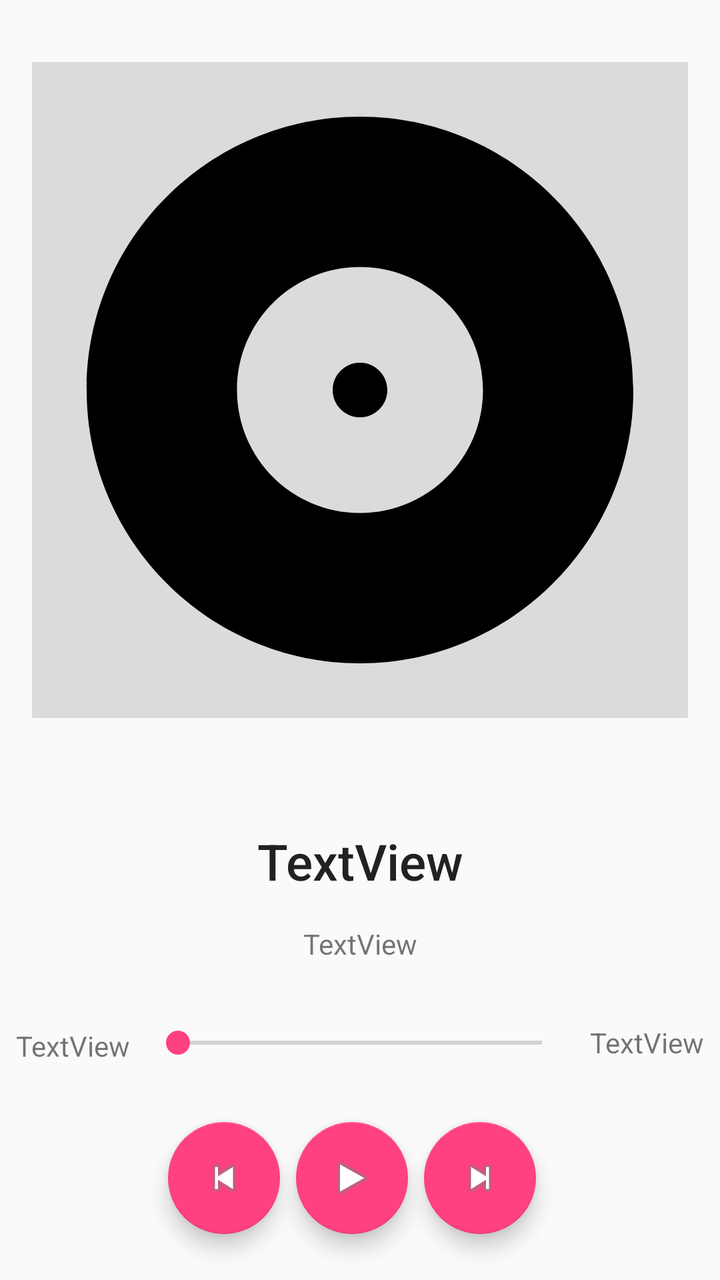
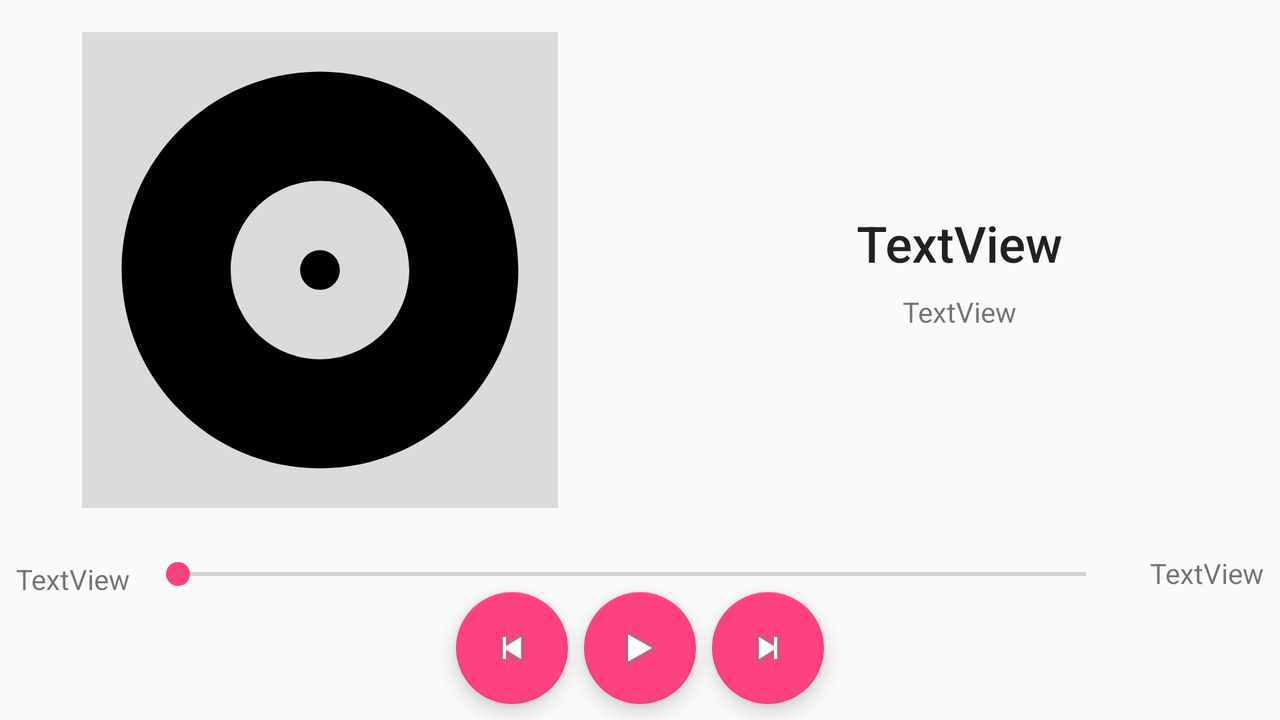

First picture: res/layout/ on a phone held upright. Second picture: the repository's own variant of that layout, on a device whose configuration matches the variant's folder. Source for both follows.
<!-- AndroidManifest.xml: application theme AppTheme -->
<!-- res/layout/fragment_player.xml -->
<?xml version="1.0" encoding="utf-8"?>
<android.support.constraint.ConstraintLayout xmlns:android="http://schemas.android.com/apk/res/android"
    xmlns:app="http://schemas.android.com/apk/res-auto"
    xmlns:tools="http://schemas.android.com/tools"
    android:id="@+id/cly_background_player"
    android:layout_width="match_parent"
    android:layout_height="match_parent">


    <ImageView
        android:id="@+id/img_ply_cover"
        android:layout_width="0dp"
        android:layout_height="0dp"
        android:layout_margin="16dp"
        android:background="#73b4b4b4"
        android:src="@drawable/ic_album_black_24dp"
        app:layout_constraintBottom_toTopOf="@+id/txv_ply_song"
        app:layout_constraintDimensionRatio="1:1"
        app:layout_constraintEnd_toEndOf="parent"
        app:layout_constraintStart_toStartOf="parent"
        app:layout_constraintTop_toTopOf="parent" />


    <android.support.design.widget.FloatingActionButton
        android:id="@+id/fb_ply_play"
        android:layout_width="wrap_content"
        android:layout_height="wrap_content"
        android:layout_marginBottom="8dp"
        android:layout_marginTop="8dp"
        android:clickable="true"
        android:src="@android:drawable/ic_media_play"
        app:layout_constraintBottom_toBottomOf="parent"
        app:layout_constraintEnd_toStartOf="@+id/fb_ply_next"
        app:layout_constraintHorizontal_bias="0.5"
        app:layout_constraintStart_toEndOf="@+id/fb_ply_prev"
        app:layout_constraintTop_toBottomOf="@+id/skb_second_song" />

    <android.support.design.widget.FloatingActionButton
        android:id="@+id/fb_ply_next"
        android:layout_width="wrap_content"
        android:layout_height="wrap_content"
        android:layout_marginEnd="8dp"
        android:layout_marginStart="8dp"
        android:clickable="true"
        android:src="@android:drawable/ic_media_next"
        app:layout_constraintBottom_toBottomOf="@+id/fb_ply_play"
        app:layout_constraintEnd_toEndOf="parent"
        app:layout_constraintStart_toEndOf="@+id/fb_ply_play"
        app:layout_constraintTop_toTopOf="@+id/fb_ply_play" />

    <android.support.design.widget.FloatingActionButton
        android:id="@+id/fb_ply_prev"
        android:layout_width="wrap_content"
        android:layout_height="wrap_content"
        android:layout_marginEnd="8dp"
        android:clickable="true"
        android:src="@android:drawable/ic_media_previous"
        app:layout_constraintBottom_toBottomOf="@+id/fb_ply_play"
        app:layout_constraintEnd_toStartOf="@+id/fb_ply_play"
        app:layout_constraintHorizontal_bias="0.5"
        app:layout_constraintHorizontal_chainStyle="packed"
        app:layout_constraintStart_toStartOf="parent"
        app:layout_constraintTop_toTopOf="@+id/fb_ply_play" />

    <SeekBar
        android:id="@+id/skb_second_song"
        android:layout_width="0dp"
        android:layout_height="wrap_content"
        android:layout_marginBottom="8dp"
        android:layout_marginEnd="8dp"
        android:layout_marginStart="8dp"
        android:layout_marginTop="8dp"
        android:max="100"
        android:progress="0"
        app:layout_constraintBottom_toTopOf="@+id/fb_ply_play"
        app:layout_constraintEnd_toStartOf="@+id/txv_end_second"
        app:layout_constraintStart_toEndOf="@+id/txv_init_second"
        app:layout_constraintTop_toBottomOf="@+id/txv_ply_artist" />

    <TextView
        android:id="@+id/txv_ply_song"
        android:layout_width="wrap_content"
        android:layout_height="wrap_content"
        android:layout_marginEnd="8dp"
        android:layout_marginStart="8dp"
        android:layout_marginTop="24dp"

        android:ellipsize="marquee"
        android:focusable="true"
        android:focusableInTouchMode="true"
        android:marqueeRepeatLimit="marquee_forever"
        android:singleLine="true"

        android:text="TextView"
        android:textAppearance="@style/TextAppearance.AppCompat.Title"
        android:textSize="25sp"
        app:layout_constraintBottom_toTopOf="@+id/txv_ply_artist"
        app:layout_constraintEnd_toEndOf="parent"
        app:layout_constraintStart_toStartOf="parent"
        app:layout_constraintTop_toBottomOf="@+id/img_ply_cover" />

    <TextView
        android:id="@+id/txv_ply_artist"
        android:layout_width="wrap_content"
        android:layout_height="wrap_content"
        android:layout_marginBottom="8dp"
        android:layout_marginEnd="8dp"
        android:layout_marginStart="8dp"

        android:ellipsize="marquee"
        android:focusable="true"
        android:focusableInTouchMode="true"
        android:marqueeRepeatLimit="marquee_forever"
        android:singleLine="true"

        android:text="TextView"
        app:layout_constraintBottom_toTopOf="@+id/skb_second_song"
        app:layout_constraintEnd_toEndOf="parent"
        app:layout_constraintStart_toStartOf="parent"
        app:layout_constraintTop_toBottomOf="@+id/txv_ply_song" />

    <TextView
        android:id="@+id/txv_init_second"
        android:layout_width="wrap_content"
        android:layout_height="16dp"
        android:layout_marginStart="8dp"
        android:text="TextView"
        app:layout_constraintBottom_toTopOf="@+id/fb_ply_prev"
        app:layout_constraintStart_toStartOf="parent"
        app:layout_constraintTop_toBottomOf="@+id/txv_ply_artist" />

    <TextView
        android:id="@+id/txv_end_second"
        android:layout_width="wrap_content"
        android:layout_height="wrap_content"
        android:layout_marginEnd="8dp"
        android:text="TextView"
        app:layout_constraintBottom_toTopOf="@+id/fb_ply_next"
        app:layout_constraintEnd_toEndOf="parent"
        app:layout_constraintTop_toBottomOf="@+id/txv_ply_artist" />

    <ImageView
        android:id="@+id/img_shuffle_player"
        android:layout_width="wrap_content"
        android:layout_height="wrap_content"
        android:layout_marginBottom="8dp"
        android:layout_marginEnd="8dp"
        android:layout_marginTop="8dp"
        android:src="@drawable/ic_action_shuffle"
        app:layout_constraintBottom_toBottomOf="@+id/fb_ply_next"
        app:layout_constraintEnd_toEndOf="parent"
        app:layout_constraintStart_toEndOf="@+id/fb_ply_next"
        app:layout_constraintTop_toTopOf="@+id/fb_ply_next" />

</android.support.constraint.ConstraintLayout>
<!-- resources referenced by this layout -->
<resources>
  <!-- drawable ic_album_black_24dp (drawable) -->
  <vector android:height="1080dp" android:viewportHeight="24.0"
      android:viewportWidth="24.0" android:width="1080dp" xmlns:android="http://schemas.android.com/apk/res/android">
      <path android:fillColor="#FF000000" android:pathData="M12,2C6.48,2 2,6.48 2,12s4.48,10 10,10 10,-4.48 10,-10S17.52,2 12,2zM12,16.5c-2.49,0 -4.5,-2.01 -4.5,-4.5S9.51,7.5 12,7.5s4.5,2.01 4.5,4.5 -2.01,4.5 -4.5,4.5zM12,11c-0.55,0 -1,0.45 -1,1s0.45,1 1,1 1,-0.45 1,-1 -0.45,-1 -1,-1z" />
  </vector>
  <!-- from res/values-v21/ -->
  <style parent="Theme.AppCompat.DayNight.NoActionBar" name="AppTheme">
          
          <item name="colorPrimary">@color/colorPrimary</item>
          <item name="colorPrimaryDark">@color/colorPrimaryDark</item>
          <item name="colorAccent">@color/colorAccent</item>
          <item name="android:statusBarColor">@color/colorPrimaryDark</item>
          <item name="android:panelBackground">@android:color/transparent</item>
      </style>
  <color name="colorPrimary">#3F51B5</color>
  <color name="colorPrimaryDark">#091568</color>
  <color name="colorAccent">#FF4081</color>
</resources>
<!-- res/layout-land/fragment_player.xml (the repository's variant of the layout above) -->
<!-- drawn on the phone turned sideways -->
<?xml version="1.0" encoding="utf-8"?>
<android.support.constraint.ConstraintLayout xmlns:app="http://schemas.android.com/apk/res-auto"
    xmlns:tools="http://schemas.android.com/tools"
    xmlns:android="http://schemas.android.com/apk/res/android"
    android:layout_width="match_parent"
    android:layout_height="match_parent"
    tools:context=".ui.Player"
    android:orientation="horizontal">

    <LinearLayout
        android:id="@+id/linearLayout"
        android:layout_width="0dp"
        android:layout_height="0dp"
        android:layout_marginBottom="8dp"
        android:orientation="horizontal"
        app:layout_constraintBottom_toTopOf="@+id/skb_second_song"
        app:layout_constraintEnd_toEndOf="parent"
        app:layout_constraintStart_toStartOf="parent"
        app:layout_constraintTop_toTopOf="parent">

        <android.support.constraint.ConstraintLayout
            android:layout_width="0dp"
            android:layout_height="match_parent"
            android:layout_weight="1">

            <ImageView
                android:id="@+id/img_ply_cover"
                android:layout_width="0dp"
                android:layout_height="0dp"
                android:layout_margin="16dp"
                android:layout_marginBottom="8dp"
                android:layout_marginEnd="8dp"
                android:layout_marginStart="8dp"
                android:layout_marginTop="8dp"
                android:layout_weight="1"
                android:adjustViewBounds="true"
                android:background="#73b4b4b4"
                android:scaleType="fitCenter"
                android:src="@drawable/ic_album_black_24dp"
                app:layout_constraintBottom_toBottomOf="parent"
                app:layout_constraintDimensionRatio="1:1"
                app:layout_constraintEnd_toEndOf="parent"
                app:layout_constraintStart_toStartOf="parent"
                app:layout_constraintTop_toTopOf="parent" />
        </android.support.constraint.ConstraintLayout>

        <android.support.constraint.ConstraintLayout
            android:layout_width="0dp"
            android:layout_height="match_parent"
            android:layout_gravity="center"
            android:layout_weight="1">

            <LinearLayout
                android:layout_width="match_parent"
                android:layout_height="match_parent"
                android:layout_marginBottom="8dp"
                android:layout_marginEnd="8dp"
                android:layout_marginStart="8dp"
                android:layout_marginTop="8dp"
                android:gravity="center"
                android:orientation="vertical"
                app:layout_constraintBottom_toBottomOf="parent"
                app:layout_constraintEnd_toEndOf="parent"
                app:layout_constraintStart_toStartOf="parent"
                app:layout_constraintTop_toTopOf="parent">

                <TextView
                    android:id="@+id/txv_ply_song"
                    android:layout_width="wrap_content"
                    android:layout_height="wrap_content"

                    android:layout_gravity="center"
                    android:ellipsize="marquee"
                    android:focusable="true"
                    android:focusableInTouchMode="true"
                    android:marqueeRepeatLimit="marquee_forever"
                    android:singleLine="true"
                    android:text="TextView"
                    android:textAppearance="@style/TextAppearance.AppCompat.Title"
                    android:textSize="25sp"
                    app:layout_constraintBottom_toTopOf="@+id/txv_ply_artist"
                    app:layout_constraintEnd_toEndOf="parent"
                    app:layout_constraintStart_toStartOf="parent"
                    app:layout_constraintTop_toTopOf="parent" />

                <TextView
                    android:id="@+id/txv_ply_artist"
                    android:layout_width="wrap_content"
                    android:layout_height="wrap_content"

                    android:layout_marginEnd="8dp"

                    android:layout_marginStart="8dp"
                    android:layout_marginTop="8dp"
                    android:ellipsize="marquee"
                    android:focusable="true"
                    android:focusableInTouchMode="true"
                    android:marqueeRepeatLimit="marquee_forever"
                    android:singleLine="true"
                    android:text="TextView"
                    app:layout_constraintEnd_toEndOf="parent"
                    app:layout_constraintStart_toStartOf="parent"
                    app:layout_constraintTop_toBottomOf="@+id/txv_ply_song" />

            </LinearLayout>

        </android.support.constraint.ConstraintLayout>

    </LinearLayout>


    <android.support.design.widget.FloatingActionButton
        android:id="@+id/fb_ply_play"
        android:layout_width="wrap_content"
        android:layout_height="wrap_content"
        android:layout_marginBottom="8dp"
        android:layout_marginEnd="8dp"
        android:layout_marginStart="8dp"
        android:clickable="true"
        android:src="@android:drawable/ic_media_play"
        app:layout_constraintBottom_toBottomOf="parent"
        app:layout_constraintEnd_toStartOf="@+id/fb_ply_next"
        app:layout_constraintHorizontal_bias="0.5"
        app:layout_constraintStart_toEndOf="@+id/fb_ply_prev"
        app:layout_constraintTop_toBottomOf="@+id/skb_second_song" />

        <android.support.design.widget.FloatingActionButton
            android:id="@+id/fb_ply_next"
            android:layout_width="wrap_content"
            android:layout_height="wrap_content"
            android:clickable="true"
            android:src="@android:drawable/ic_media_next"
            app:layout_constraintBottom_toBottomOf="@+id/fb_ply_play"
            app:layout_constraintEnd_toEndOf="parent"
            app:layout_constraintStart_toEndOf="@+id/fb_ply_play"
            app:layout_constraintTop_toTopOf="@+id/fb_ply_play" />

    <android.support.design.widget.FloatingActionButton
        android:id="@+id/fb_ply_prev"
        android:layout_width="wrap_content"
        android:layout_height="wrap_content"
        android:clickable="true"
        android:src="@android:drawable/ic_media_previous"
        app:layout_constraintBottom_toBottomOf="@+id/fb_ply_play"
        app:layout_constraintEnd_toStartOf="@+id/fb_ply_play"
        app:layout_constraintHorizontal_chainStyle="packed"
        app:layout_constraintStart_toStartOf="parent"
        app:layout_constraintTop_toTopOf="@+id/fb_ply_play" />

    <SeekBar
        android:id="@+id/skb_second_song"
        android:layout_width="0dp"
        android:layout_height="wrap_content"
        android:layout_marginEnd="8dp"
        android:layout_marginStart="8dp"
        android:max="100"
        android:progress="0"
        app:layout_constraintBottom_toTopOf="@+id/fb_ply_play"
        app:layout_constraintEnd_toStartOf="@+id/txv_end_second"
        app:layout_constraintStart_toEndOf="@+id/txv_init_second"
        app:layout_constraintTop_toBottomOf="@+id/linearLayout" />

    <TextView
        android:id="@+id/txv_init_second"
        android:layout_width="wrap_content"
        android:layout_height="16dp"
        android:layout_marginStart="8dp"
        android:text="TextView"
        app:layout_constraintBottom_toBottomOf="@+id/skb_second_song"
        app:layout_constraintEnd_toStartOf="@+id/skb_second_song"
        app:layout_constraintStart_toStartOf="parent" />

    <TextView
        android:id="@+id/txv_end_second"
        android:layout_width="wrap_content"
        android:layout_height="wrap_content"
        android:layout_marginEnd="8dp"
        android:layout_marginStart="8dp"
        android:text="TextView"
        app:layout_constraintBottom_toBottomOf="@+id/skb_second_song"
        app:layout_constraintEnd_toEndOf="parent"
        app:layout_constraintStart_toEndOf="@+id/skb_second_song" />

        <ImageView
            android:id="@+id/img_shuffle_player"
            android:layout_width="wrap_content"
            android:layout_height="wrap_content"
            android:src="@drawable/ic_action_shuffle"
            app:layout_constraintBottom_toBottomOf="@+id/fb_ply_next"
            app:layout_constraintEnd_toEndOf="parent"
            app:layout_constraintStart_toEndOf="@+id/fb_ply_next"
            app:layout_constraintTop_toTopOf="@+id/fb_ply_next" />

</android.support.constraint.ConstraintLayout>
